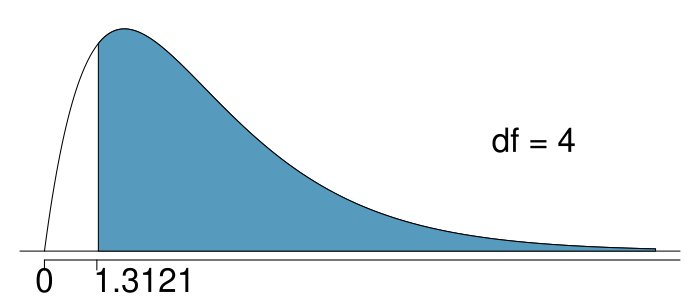

R code for this plot:
popular = read.csv("http://stat.duke.edu/courses/Fall12/sta101.001/data/popular.csv")


pdf('popular_mosaic.pdf', 5, 5)

par(mar=c(0,0,0,0))
mosaicplot(table(popular$grade,popular$goals), main = "", cex.axis = 1.5, las = 2)

dev.off()


pdf('popular.pdf', 7, 3)

chiTail(df = 4, U = 1.3121)
axis(1, at = 2.5, label = "1.3121", tick = FALSE, cex.axis = 2)

dev.off()
